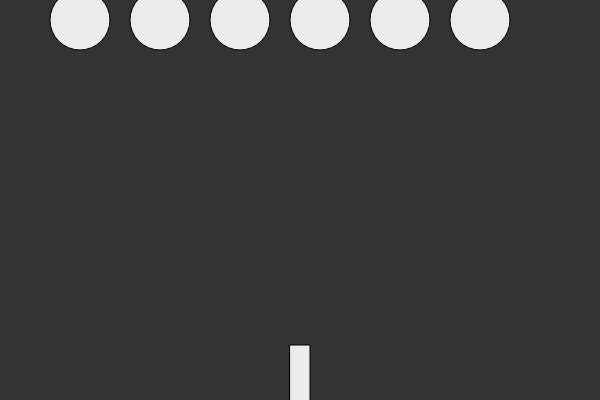
Frame 1 (no input)
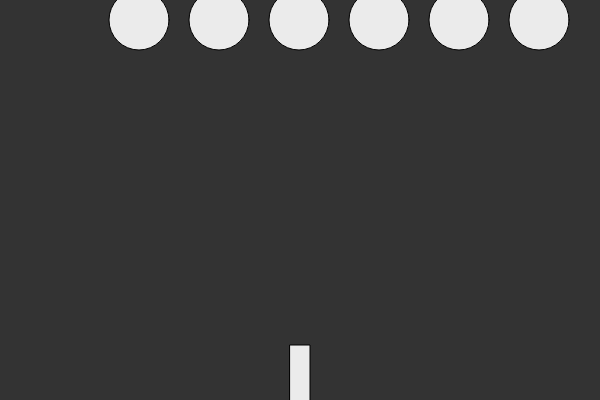
Frame 60 (no input)
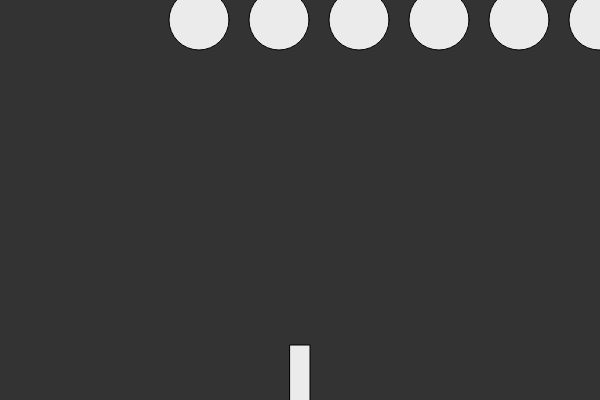
Frame 120 (the mouse pressed at the canvas centre since frame 60)

The p5.js sketch that drew these frames (run headless with seeded random() and noise() and a simulated clock; from frame 60 on, the mouse is pressed at the canvas centre):

// p5.js sketch
// ── sketch.js
var ship;
var blocks = [];
var bullets = [];

function setup() {
    createCanvas(600, 400);
    ship = new Ship();
    for (var i = 0; i < 6; i++) {
        blocks.push(new Block(i * 80 + 80, 20))
    }
}

function draw() {
    background(51);
    ship.show();
    ship.move();
    var edge = false;
    blocks.forEach(function(element) {
        element.show();
        element.move();
        if (element.x > width || element.x < 0) {
            edge = true;
        }
    }, this);
    for (var i = 0; i < bullets.length; i++) {
        bullets[i].show();
        bullets[i].move();

        for (var j = 0; j < blocks.length; j++) {
            if (bullets[i].hits(blocks[j])) {
                blocks[j].respawn();
                bullets[i].toDelete = true;
            }
        }
    }
    if (edge) {
        blocks.forEach(function(element) {
            element.shiftDown();
        }, this);
    }
    for (var i = bullets.length - 1; i >= 0; i--) {
        if (bullets[i].toDelete) {
            bullets.splice(i, 1);
        }
    }
}

function keyReleased() {
    ship.setDir(0);
}

function keyPressed() {
    if (keyCode === RIGHT_ARROW) {
        ship.setDir(1);
        console.log("RIGHT");
    }
    if (keyCode == LEFT_ARROW) {
        ship.setDir(-1);
    }
    if (keyCode === UP_ARROW) {
        bullets.push(new Bullet(ship.x, height / 2 + 100));
    }
}
// ── block.js
function Block(x, y) {
    this.x = x;
    this.y = y;
    this.r = 30;
    this.xdir = 1;
    this.show = function() {
        fill(235);
        ellipse(this.x, this.y, this.r * 2, this.r * 2);
    }
    this.respawn = function() {
        this.r = this.r + 2;
    }
    this.move = function() {
        this.x += this.xdir;

    }
    this.shiftDown = function() {
        this.xdir *= -1;
        this.y += this.r;
    }
}
// ── bullet.js
function Bullet(x, y) {
    this.x = x;
    this.y = y;
    this.r = 8;
    this.toDelete = false;

    this.show = function() {
        fill(2, 136, 209);
        noStroke();
        ellipse(this.x, this.y, this.r * 2, this.r * 2);
    }

    this.move = function() {
        this.y = this.y - 5;
    }

    this.hits = function(block) {
        var d = dist(this.x, this.y, block.x, block.y);
        return (d < this.r + block.r);
    }

}
// ── ship.js
function Ship() {
    this.x = width / 2;
    this.xdir = 0;
    this.show = function() {
        fill(235);
        rectMode(CENTER);
        rect(this.x, height - 20, 20, 70);
    }
    this.move = function() {
        this.x += this.xdir;
    }
    this.setDir = function(dir) {
        this.xdir = dir * 10;
    }
}
